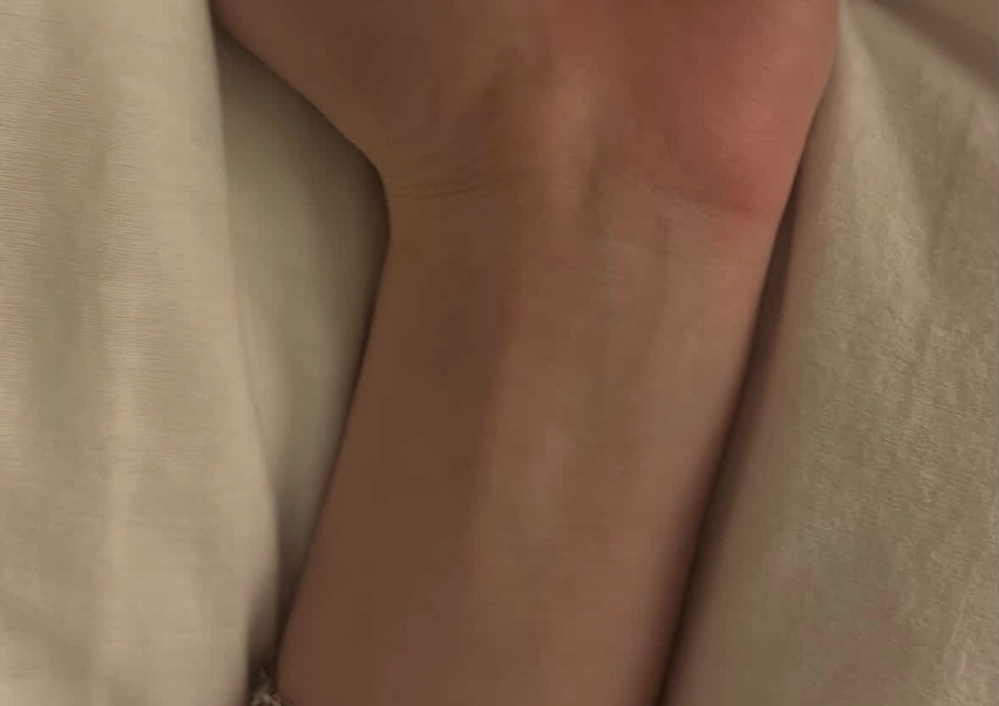
#> input picture project/IMG_1732.jpeg, 999 x 706 px, shrunk from 1170 x 827 before the run
$ python -i color_analyzer.py   (imports and definitions only)
#> lines starting #> are read from the running program, lines starting #| are printed output that depends on the picture; after the words box and inside, x2 and y2 are one past the last pixel; in counts of white or black regions, pixels touching at a corner belong together
#Processes wrist photograph with extraction of skin color and vein color

import sqlite3 #stores wrist analysis result
import cv2 # OpenCV used for image reading. Converts color between formats and uses pixel mask
import numpy as np #Pixel array operations , averaging
import os #File path
from datetime import datetime  #Timestamp
import database


class WristColorAnalyzer:
    #Encapsulating OOP with image processing in a class
    #Separate from main module
    #from color_analyzer import WristColorAnalyzer
    ALLOWED_FORMATS=["jpg", "jpeg", "png"]

    def __init__(self,image_path, db_name=None): #Emptly in the start
        self.image_path = image_path
        self.db_name = db_name or database.DATABASE_NAME
        self.image = None #Function load_image() puts it
        self.skin_color=None #array from numpy [R, G, B]
        self.skin_description=None
        self.skin_type=None
        self.vein_color=None
        self.undertone=None

        self.create_database() #Initializes table

    def create_database(self):
        conn=sqlite3.connect(self.db_name)
        cursor=conn.cursor()

        cursor.execute("""
            CREATE TABLE IF NOT EXISTS wrist_analysis (
            id INTEGER PRIMARY KEY AUTOINCREMENT,
            image_name TEXT,
            skin_rgb TEXT,
            skin_hex TEXT,
            skin_type TEXT,
            skin_description TEXT,
            vein_type TEXT,
            undertone TEXT,
            date_time TEXT
            )

        """)

        conn.commit()
        conn.close()

    def validate_image(self): #Checkes file
        if not os.path.exists(self.image_path):
            raise  FileNotFoundError("Image is not found.") #Errors if failed
        filetype=self.image_path.split(".")[-1].lower() #Extracts the format only with formating
        if filetype not in self.ALLOWED_FORMATS:
            raise ValueError("Invalid format of picture. File format" + filetype + "is not supported. Upload in jpg, jpeg or png.")

    def load_image(self): # Reads images with numpy array and cv2
        self.image = cv2.imread(self.image_path) #Loads in BGR (Blue, Gree , Red) channes which later will be converted to RGB
#> self.image is the input picture: shape (706, 999, 3); mean B, G, R 80.5, 102, 129.3
        if self.image is None:
            raise ValueError("Could not read image, please try again")
        if self.image.shape[2]==4:
            self.image=cv2.cvtColor(self.image,cv2.COLOR_BGRA2BGR) #Converts 4 channels (alpha) to 4 if needed

    def get_center_region(self): #Proportional crop of the image to have only wrist image
        h, w = self.image.shape[:2] #Slices heigjt and width
#> h = 706; w = 999
        size=int(min(h,w)*0.6) #Only 60% of the shortest side to have enough pixels
#> size = 423
        cy,cx=h//2,w//2 # Center coordinates. // divides integers to whole numebers
#> cy = 353; cx = 499
        return self.image[
            cy-size//2 : cy+size//2, # Array slicing with NumPy extracting rectangular region
            cx-size//2 : cx+size//2
        ]
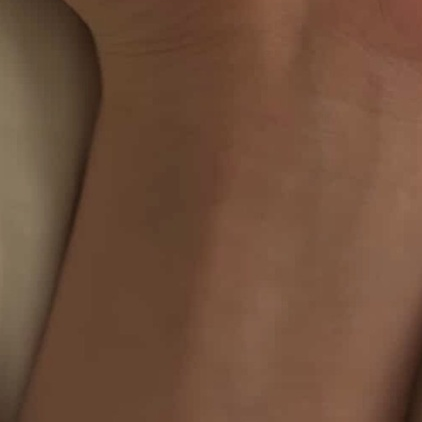
#> returned value: shape (422, 422, 3); mean of channels 0, 1, 2 58.4, 78.8, 110.9; drawn as B, G, R

    def analyze(self):
        self.validate_image() #Validates image
        self.load_image()
        if min(self.image.shape[:2])<40: #Size of image check
            raise ValueError("Image is too small, please choose a larger wrist image")
        center=self.get_center_region()
        brightness=np.mean(center) #Checks mean brightness
#> brightness = 82.69
        if brightness<40:
            raise ValueError("Image is too dark for proper analysis, try to retake the photo in natural light.")
        if brightness> 220:
            raise ValueError("Image is too bright, take a picture with lower exposure or different lighing.")
        blurred=cv2.GaussianBlur(center,(3,3),0) #Applies blur to make it even
        hsv=cv2.cvtColor(blurred, cv2.COLOR_BGR2HSV) #Converts BGR to HSV (Hue, Saturation, Value)
#> hsv: shape (422, 422, 3); mean H, S, V 11.9, 121.7, 110.9
        #which is easier for skin detection
        mask_low = cv2.inRange(hsv,np.array([0,15,50]),np.array([30,255,255])) #Red hues -
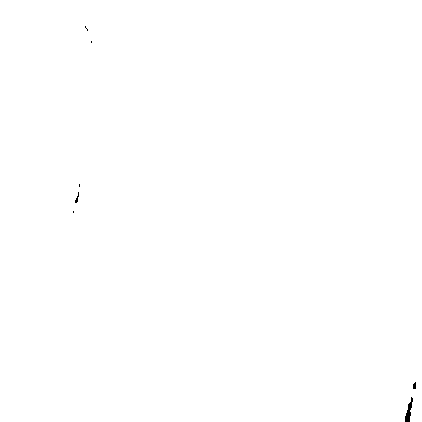
#> mask_low: shape (422, 422); 99.9% white; 7 black regions (6 under 20 px), largest, box (x1, y1, x2, y2) and area: (405, 397, 413, 422) 91
        #- Skin pixel mask with the max and min treshholds. Excludes gray pixels, excludes dar pixels
        #Red repeats twice on the Hue 0-180 with 0-30 and 170-180.
        mask_high = cv2.inRange(hsv, np.array([170,15,50]), np.array([180,255,255]))#Same but the top Red values
#> mask_high: shape (422, 422); every value is 0
        skin_mask = cv2.bitwise_or(mask_low, mask_high) #Combines both red masks
        skin_pixels=center[skin_mask>0]  #Only where masks are white
        if len(skin_pixels) == 0 :
            raise ValueError("No skin was detected on your image. Use image where wrist is shown in the center, and visible clearly")
        if len(skin_pixels)<500:
            raise ValueError("Not enough skin area was detected on your image, reupload with wrist in the center closely to camera.")
        skin_rgb=np.mean(
            cv2.cvtColor(skin_pixels.reshape(-1,1,3), cv2.COLOR_BGR2RGB),
            axis=0
        )#Mean skin color , reformats pixel array to 3d chape with reshape , converts BGR to RGO for hex code output.
#> skin_rgb = [[110.9, 78.8, 58.44]]
        #Averages all pixels and converts float average to integers
        self.skin_color = skin_rgb.astype(int)[0]
#> self.skin_color = [110, 78, 58]
        r,g,b=self.skin_color
#> r = 110; g = 78; b = 58
        #Uses RGB to determine skin description
        if r>g and r>b:
            self.skin_description="pink/red hue ---- cool type"
        elif g>r and g>b:
            self.skin_description="yellow/olive hue ----- warm type"
        elif b>r and b>g:
            self.skin_description="bluish hue ---- cool type"
        else:
            self.skin_description="neutral"
    #Uses formula called ITU-R BT.601 luma which can calculate brightness from our eyes
    #Shows our vision of colors
        brightness=(0.299*r+0.587*g+0.114*b)
#> brightness = 85.29
        if brightness>180:
            self.skin_type="Ivory skin"
        elif brightness>130:
            self.skin_type="Fair skin"
        else:
            self.skin_type="Olive skin"

# Detects vein colors, with separating HSV to detect blue, green and purple hues
#Veins are very faint and hat to see , having low saturation (S)
# Blue is 90-140
#Green is 35-85
#Purple is 140-165
        lower_blue=np.array([90,10,20])
        upper_blue=np.array([140,255,255])
        blue_mask=cv2.inRange(hsv,lower_blue,upper_blue)
        lower_green=np.array([35,10,20])
        upper_green=np.array([85,255,255])
        green_mask=cv2.inRange(hsv,lower_green,upper_green)
        lower_purple=np.array([140,10,20])
        upper_purple=np.array([165, 255, 255])
        purple_mask= cv2.inRange(hsv,lower_purple,upper_purple)
        blue_count=np.sum(blue_mask>0) #This counts white pixels detected
#> blue_count = 0
        green_count=np.sum(green_mask>0)
#> green_count = 0
        purple_count=np.sum(purple_mask>0)
#> purple_count = 0

# Defines vein color with small treshhold of 20% more than other colors
        if (blue_count+purple_count)> green_count*1.2:
            self.vein_color="Blue/Purple"
            vein_indicator="cool"
        elif green_count>(blue_count+purple_count)*1.2:
            self.vein_color="Green"
            vein_indicator="warm"
        else:
            self.vein_color="Mixed"
            vein_indicator="neutral"
        #Combines skin and vein outputs for single for the undertone classification
        if "cool" in self.skin_description:
            skin_indicator="cool"
        elif "warm" in self.skin_description:
            skin_indicator="warm"
        else:
            skin_indicator="neutral"

        if vein_indicator=="cool" and skin_indicator=="cool":
            self.undertone="Cool"
        elif vein_indicator=="warm" and skin_indicator=="warm":
            self.undertone="Warm"
        else:
            self.undertone="Neutral"

    def save_to_database(self):
        #Saves data from analusos on the new row , the query of (?) parameters pastes as tuple
        conn=sqlite3.connect(self.db_name)
        cursor=conn.cursor()
        skin_hex='#{:02x}{:02x}{:02x}'.format(*self.skin_color) # converts range of RGB to hex value with 2 digits
        cursor.execute("""INSERT INTO wrist_analysis
            (image_name, skin_rgb, skin_hex, skin_type, skin_description, vein_type, undertone, date_time)
            VALUES (?, ?, ?, ?, ?, ?,?,?)
        """,(
            os.path.basename(self.image_path),
            str(self.skin_color.tolist()), #RGB is becoming a string separately.
            skin_hex,
            self.skin_type,
            self.skin_description,
            self.vein_color,
            self.undertone,
            datetime.now().strftime("%Y-%m-%d %H:%M:%S")
        ))
        conn.commit()
        conn.close()

    def get_results(self): #Returns analysis in Pythin dicitionary
        return{
            "skin_rgb": self.skin_color.tolist(), #Converts the NumpY array to python list
            "skin_hex": '#{:02x}{:02x}{:02x}'.format(*self.skin_color),
            "skin_type": self.skin_type,
            "skin_description": self.skin_description,
            "vein_color": self.vein_color,
            "undertone": self.undertone
        }

    def get_all_records(self): #Retrieves rows from table of wrist analysis
        conn=sqlite3.connect(self.db_name)
        cursor=conn.cursor()
        cursor.execute("SELECT * FROM wrist_analysis")
        data=cursor.fetchall() #Returns a list of tupeles
        conn.close()
        return data


    #records = WristColorAnalyzer.get_all_records()


    def run_analysis(self): #Called in main.py to start analsis
            self.analyze()
            self.save_to_database()
            return self.get_results()

>>> result = WristColorAnalyzer('IMG_1732.jpeg').analyze()
